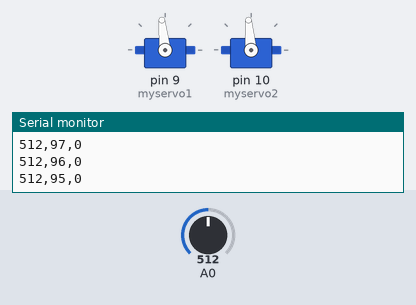
Bench run of a sketch on a simulated Arduino Uno, built with avr-gcc and run on an emulated ATmega328P. Shown: 2 × servo, the last lines printed to the serial monitor. Inputs (shaded band) come from the test bench; at power-on: A0 = 512.

Above: at 1.2 s.
1.3 s: A0 set to 0
At 1.71 s:
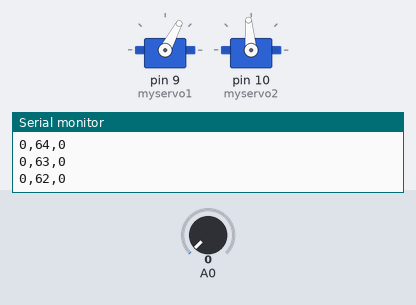
4.3 s: A0 set to 987
At 4.5 s:
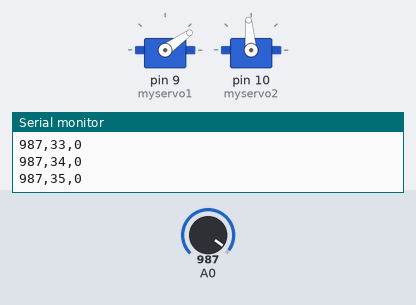
7.3 s: A0 set to 1016
At 8.57 s:
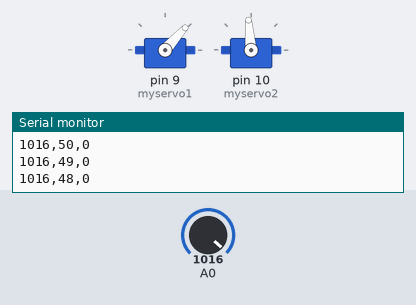
Timing chart, 0 to 19.3 s (numbered marks = the images above; inputs shaded):
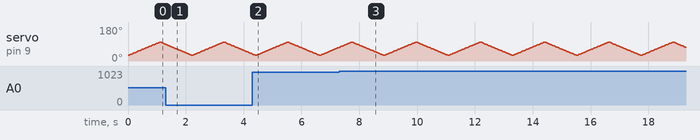

The sketch:

_2D_Scan.ino
```cpp
#include <Servo.h>
#include <Math.h>

Servo myservo1;
Servo myservo2;

int dsense;

// Positions and Sweep and Angles

int theta_offset = 95; // For squaring the bottom Servo position with the base
int offset = -15; //  The offset of our servo so that it is horizontal
int zero = 90; // Making the XY plane our zero

int ppi = 30;
int ppf = 100;
int pos_p = 0;
int pos_t = 0;


/////////////////////////////////////////////////////////////////////////////////

void setup() {
  // Servo Pins on digital 9 and 10
  myservo1.attach(9);
  myservo2.attach(10);
  // Analog scanner on A0
  pinMode(A0, INPUT);
  // begin serial so we can print values
  Serial.begin(9600);
}

////////////////////////////////////////////////////////////////////////////////
void loop() {
  // Turns counter clockwise and down
  for (pos_p = ppi; pos_p <= ppf; pos_p += 1) {
    myservo1.write(pos_p);
    myservo2.write(theta_offset); // Will not move for the 2D scan
    dsense = analogRead(A0);

    //print values
      Serial.print(dsense);
      Serial.print(',');
      Serial.print(pos_p);
      Serial.print(',');
      Serial.println(pos_t);
      delay(15);
  }

  // Turns clockwise and up
  for (pos_p = ppf; pos_p >= ppi; pos_p -= 1) {
    myservo1.write(pos_p);
    myservo2.write(theta_offset);
    dsense = analogRead(A0);

    //print values
      Serial.print(dsense);
      Serial.print(',');
      Serial.print(pos_p);
      Serial.print(',');
      Serial.println(pos_t);
      delay(15);
  }
}
```

Measured:
- the behaviour switches between 999 and 1000 on A0 (found by bisection; images 2 and 3)
